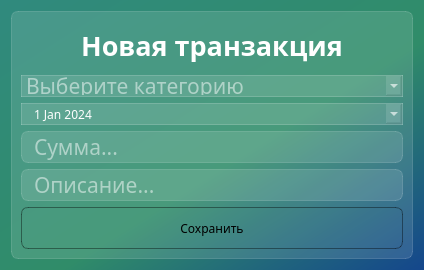
<?xml version="1.0" encoding="UTF-8"?>
<ui version="4.0">
 <class>Dialog</class>
 <widget class="QDialog" name="Dialog">
  <property name="geometry">
   <rect>
    <x>0</x>
    <y>0</y>
    <width>424</width>
    <height>270</height>
   </rect>
  </property>
  <property name="sizePolicy">
   <sizepolicy hsizetype="Preferred" vsizetype="Preferred">
    <horstretch>0</horstretch>
    <verstretch>0</verstretch>
   </sizepolicy>
  </property>
  <property name="baseSize">
   <size>
    <width>424</width>
    <height>270</height>
   </size>
  </property>
  <property name="windowTitle">
   <string>Создать</string>
  </property>
  <property name="styleSheet">
   <string notr="true">background-color: qlineargradient(spread:pad, x1:1, y1:1, x2:0, y2:0, stop:0 rgba(20, 70, 140, 255), stop:0.427447 rgba(48, 140, 105, 255), stop:1 rgba(48, 138,  126, 255));
font-family: BigCaslon;</string>
  </property>
  <layout class="QVBoxLayout" name="verticalLayout_2">
   <item>
    <widget class="QFrame" name="frame">
     <property name="styleSheet">
      <string notr="true">background-color: rgba(255, 255, 255, 30);
border: 1px solid rgba(255 ,255 ,255, 40);
border-radius: 7px;</string>
     </property>
     <property name="frameShape">
      <enum>QFrame::StyledPanel</enum>
     </property>
     <property name="frameShadow">
      <enum>QFrame::Raised</enum>
     </property>
     <layout class="QVBoxLayout" name="verticalLayout">
      <item>
       <widget class="QLabel" name="new_trans_label">
        <property name="styleSheet">
         <string notr="true">color: white;
font-weight: bold;
font-size: 20pt;
background-color: none;
border: none;</string>
        </property>
        <property name="text">
         <string>Новая транзакция</string>
        </property>
        <property name="alignment">
         <set>Qt::AlignCenter</set>
        </property>
       </widget>
      </item>
      <item>
       <widget class="QComboBox" name="cb_category">
        <property name="acceptDrops">
         <bool>false</bool>
        </property>
        <property name="styleSheet">
         <string notr="true">
QComboBox {
font-size: 16pt;
color: white;
border-radius: 0px;
height: 20px;
}

QComboBox: item {
color: black;
}</string>
        </property>
        <property name="placeholderText">
         <string>Выберите категорию</string>
        </property>
        <item>
         <property name="text">
          <string>Аксессуары</string>
         </property>
        </item>
        <item>
         <property name="text">
          <string>Благотворительность</string>
         </property>
        </item>
        <item>
         <property name="text">
          <string>Бытовая химия</string>
         </property>
        </item>
        <item>
         <property name="text">
          <string>ЖКХ</string>
         </property>
        </item>
        <item>
         <property name="text">
          <string>Инструменты</string>
         </property>
        </item>
        <item>
         <property name="text">
          <string>Кафе/рестораны</string>
         </property>
        </item>
        <item>
         <property name="text">
          <string>Контент</string>
         </property>
        </item>
        <item>
         <property name="text">
          <string>Красота и здоровье</string>
         </property>
        </item>
        <item>
         <property name="text">
          <string>Медикаменты</string>
         </property>
        </item>
        <item>
         <property name="text">
          <string>Налоги</string>
         </property>
        </item>
        <item>
         <property name="text">
          <string>Одежда и обувь</string>
         </property>
        </item>
        <item>
         <property name="text">
          <string>Отдых</string>
         </property>
        </item>
        <item>
         <property name="text">
          <string>Переводы</string>
         </property>
        </item>
        <item>
         <property name="text">
          <string>Продукты</string>
         </property>
        </item>
        <item>
         <property name="text">
          <string>Развлечения</string>
         </property>
        </item>
        <item>
         <property name="text">
          <string>Разное</string>
         </property>
        </item>
        <item>
         <property name="text">
          <string>Сервисы</string>
         </property>
        </item>
        <item>
         <property name="text">
          <string>Стройматериалы</string>
         </property>
        </item>
        <item>
         <property name="text">
          <string>Техника</string>
         </property>
        </item>
        <item>
         <property name="text">
          <string>Топливо</string>
         </property>
        </item>
        <item>
         <property name="text">
          <string>Транспорт</string>
         </property>
        </item>
        <item>
         <property name="text">
          <string>Услуги</string>
         </property>
        </item>
        <item>
         <property name="text">
          <string>Цифровые товары</string>
         </property>
        </item>
        <item>
         <property name="text">
          <string>Электроника</string>
         </property>
        </item>
       </widget>
      </item>
      <item>
       <widget class="QDateEdit" name="data">
        <property name="enabled">
         <bool>true</bool>
        </property>
        <property name="toolTip">
         <string>&lt;html&gt;&lt;head/&gt;&lt;body&gt;&lt;p&gt;Выберите фактическую дату совершения расхода&lt;/p&gt;&lt;/body&gt;&lt;/html&gt;</string>
        </property>
        <property name="styleSheet">
         <string notr="true">font-size: 16 pt;
color: white; 
padding-left: 10px;
border-radius: 0px;
height: 20px;</string>
        </property>
        <property name="calendarPopup">
         <bool>true</bool>
        </property>
        <property name="date">
         <date>
          <year>2024</year>
          <month>1</month>
          <day>1</day>
         </date>
        </property>
       </widget>
      </item>
      <item>
       <widget class="QLineEdit" name="amount">
        <property name="acceptDrops">
         <bool>false</bool>
        </property>
        <property name="toolTip">
         <string>&lt;html&gt;&lt;head/&gt;&lt;body&gt;&lt;p&gt;Введите сумму расхода&lt;/p&gt;&lt;/body&gt;&lt;/html&gt;</string>
        </property>
        <property name="styleSheet">
         <string notr="true">font-size: 16pt;
color: white;
padding-left: 10px;
height: 30px;
</string>
        </property>
        <property name="alignment">
         <set>Qt::AlignLeading|Qt::AlignLeft|Qt::AlignVCenter</set>
        </property>
        <property name="placeholderText">
         <string>Сумма...</string>
        </property>
        <property name="clearButtonEnabled">
         <bool>false</bool>
        </property>
       </widget>
      </item>
      <item>
       <widget class="QLineEdit" name="descript">
        <property name="acceptDrops">
         <bool>false</bool>
        </property>
        <property name="toolTip">
         <string>&lt;html&gt;&lt;head/&gt;&lt;body&gt;&lt;p&gt;Укажите описание расхода, например, конкретный товар или услугу&lt;/p&gt;&lt;/body&gt;&lt;/html&gt;</string>
        </property>
        <property name="styleSheet">
         <string notr="true">font-size: 16pt;
color: white;
padding-left: 10px;
height: 30px;</string>
        </property>
        <property name="placeholderText">
         <string>Описание...</string>
        </property>
       </widget>
      </item>
      <item>
       <widget class="QPushButton" name="save_button">
        <property name="styleSheet">
         <string notr="true">QPushButton {
background-color: rgba(255,255, 255, 0);
border: 1px solid rgba(0, 0, 0, 100);
border-radius: 7px;
height: 40px;
}
QPushButton:hover {
background-color: rgba(255, 255, 255, 40);
}

QPushButton:pressed {
background-color: rgba(255, 255, 255, 90);
}</string>
        </property>
        <property name="text">
         <string>Сохранить</string>
        </property>
        <property name="icon">
         <iconset resource="../../ORM_bookkeeper/res-new-window-rc.qrc">
          <normaloff>:/newPrefix/icons/add.svg</normaloff>:/newPrefix/icons/add.svg</iconset>
        </property>
        <property name="iconSize">
         <size>
          <width>24</width>
          <height>24</height>
         </size>
        </property>
       </widget>
      </item>
     </layout>
    </widget>
   </item>
  </layout>
 </widget>
 <resources>
  <include location="../../ORM_bookkeeper/res-new-window-rc.qrc"/>
 </resources>
 <connections/>
</ui>
